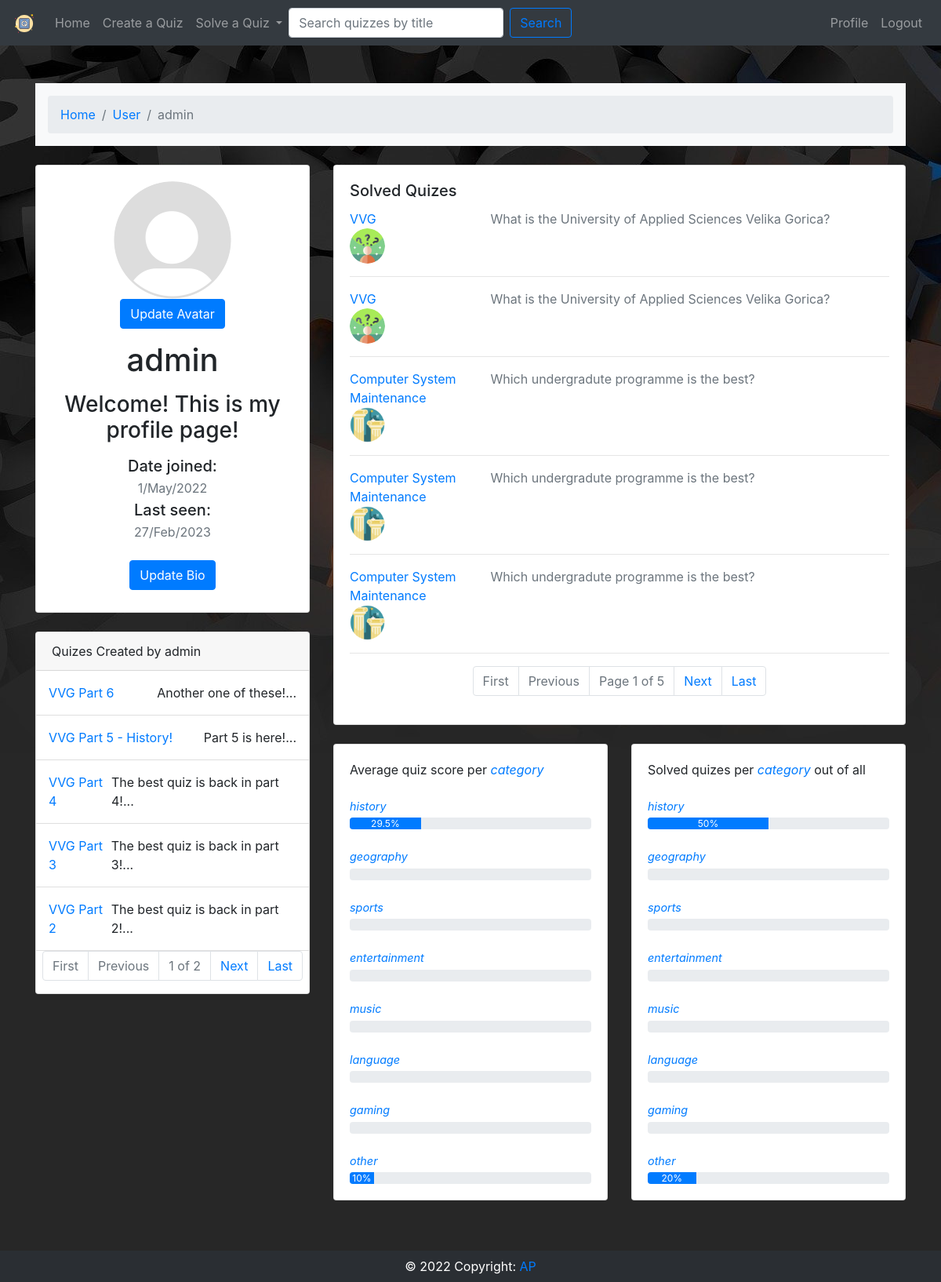
Screenshot of /profile/admin/ (signed in) with the database file from the repository.
### quiz/models.py (models this page shows, shortened)
class Profile(models.Model):
    user = models.OneToOneField(User, on_delete=models.CASCADE)
    avatar = models.ImageField(upload_to='users', default='default.png')
    bio = models.TextField(default='Hi there! I like to quiz it up!')

class Quiz(models.Model):
    choices = (
        ('history', "History"),
        ('geography', "Geography"),
        ('sports', "Sports"),
        ('entertainment', "Entertainment"),
        ('music', "Music"),
        ('language', "Language"),
        ('gaming', "Gaming"),
        ('other', "Other"),
    )
    title = models.CharField(max_length=40, unique=True, blank=False)
    description = models.CharField(max_length=100, blank=False)
    category = models.CharField(max_length=20, choices = choices)
    created = models.DateTimeField(auto_now_add=True)
    created_by = models.ForeignKey(settings.AUTH_USER_MODEL, null=True, on_delete=models.SET_NULL)
    rating = models.IntegerField(default=0)
    def __str__(self):
        return self.title
    class Meta:
        verbose_name_plural = "Quizes"

class User_quiz_points(models.Model):
    user = models.ForeignKey(settings.AUTH_USER_MODEL, on_delete=models.CASCADE)
    quiz = models.ForeignKey(Quiz, on_delete=models.CASCADE)
    points = models.IntegerField()
    date = models.DateTimeField(auto_now_add=True)
    class Meta:
        verbose_name_plural = "User quiz points"

### quiz/views.py (the view, shortened to what this page needs)
# urls.py: path('profile/<str:username>/', views.userProfile, name='profile'),
@login_required
def userProfile(request, username):
	user_id = User.objects.get(username = username)
	profile = Profile.objects.get(user=user_id)
	scores = User_quiz_points.objects.filter(user=user_id).order_by('-date')
	created_quizes = Quiz.objects.filter(created_by=user_id).order_by('-created')
	paginator = Paginator(scores, 5)
	page_number = request.GET.get('page1')
	page_obj1 = paginator.get_page(page_number)
	paginator = Paginator(created_quizes, 5)
	page_number = request.GET.get('page2')
	page_obj2 = paginator.get_page(page_number)
	categories = {
		'history': 0,
		'geography':0,
		'sports':0,
		'entertainment':0,
		'music':0,
		'language':0,
		'gaming':0,
		'other':0,
	}
	amount_solved = {}
	for cat in categories:
		categories[cat] = get_average(cat, scores, Question)
		amount_solved[cat] = get_amount_of_solved(cat, scores, Quiz)
	if request.user.username == username:
		image_form = ProfileAvatarForm()
		form = ProfileForm(instance=request.user.profile)
		context = {'scores':scores, 'form_update':form, 'avatar_form':image_form, 'stats':profile, 'searchdata':page_obj1, 'createdquizes':page_obj2, 'cat_scores':categories, 'amount_solved':amount_solved}
		return render(request, 'quiz/profile.html', context)
	context = {'scores':scores, 'stats':profile, 'form':form, 'searchdata':page_obj1, 'createdquizes':page_obj2, 'cat_scores':categories, 'amount_solved':amount_solved}
	return render(request, 'quiz/profile.html', context)

### quiz/forms.py
class ProfileForm(ModelForm):
    class Meta:
        model = Profile
        fields = ['bio']
    def __init__(self, *args, **kwargs):
        super().__init__(*args, **kwargs)
        self.fields['bio'].widget.attrs.update({'class': 'form-control'})

class ProfileAvatarForm(ModelForm):
    class Meta:
        model = Profile
        fields = ['avatar']
    def __init__(self, *args, **kwargs):
        super().__init__(*args, **kwargs)
        self.fields['avatar'].widget.attrs.update({'class': 'form-control'})

### quiz/functions.py (called while the page is built)
def get_average(category, scores, model):
    cat = scores.filter(quiz__category=str(category))
    score_list = []
    for quiz in cat:
        num_of_questions = model.objects.filter(quiz=quiz.quiz).count()
        user_score = quiz.points
        avg_score = user_score / num_of_questions
        score_list.append(avg_score)
    if not score_list:
        return 0
    else:
        scores_avg = round(sum(score_list) / len(score_list) * 100, 1)
        if scores_avg.is_integer():
            return int(scores_avg)
        return scores_avg

def get_amount_of_solved(category, scores, model):
    quizes_solved = scores.filter(quiz__category=str(category)).values('quiz').distinct().count()
    num_of_quizes = model.objects.filter(category=str(category)).count()
    if num_of_quizes == 0:
        return 0
    solved = round ((quizes_solved / num_of_quizes) * 100, 1)
    if solved.is_integer():
        return int(solved)
    return solved

### quiz/templates/quiz/profile.html (shortened to what this page needs)
{%extends './basetemp.html' %}
{% block content %}
<section>
  <div class="container py-5">
    <div class="row">
      <div class="col">
        <nav aria-label="breadcrumb" class="bg-light rounded-3 p-3 mb-4">
          <ol class="breadcrumb mb-0">
            <li class="breadcrumb-item"><a href="{% url 'home' %}">Home</a></li>
            <li class="breadcrumb-item"><a href="{% url 'profile' user.username %}">User</a></li>
            <li class="breadcrumb-item active" aria-current="page">{{stats.user}}</li>
          </ol>
        </nav>
      </div>
    </div>
    <div class="row">
      <div class="col-lg-4">
        <div class="card mb-4">
          <div class="card-body text-center">
            {% if stats.avatar %}
              <img src="{{stats.avatar.url}}" alt="avatar"
              class="rounded-circle img-fluid" style="width: 150px;">
            {% else %}
              <img src="/static/quiz/default.png" alt="avatar"
              class="rounded-circle img-fluid" style="width: 150px;">
            {% endif %}
            {% if avatar_form %}
            <div><button type="button" class="btn btn-primary"  data-toggle="modal" data-target="#UpdateAvatarModal">Update Avatar</button></div>
            {% endif %}
            <h1 class="my-3">{{stats.user}}</h1>
            <h3 class="my-3">{{stats.bio}}</h3>
            <h5 class="my-1">Date joined:</h5>
            <p class="text-muted mb-1">{{stats.user.date_joined|date:'j/M/Y'}}</p>
            <h5 class="my-1">Last seen:</h5>
            <p class="text-muted mb-4">{{stats.user.last_login|date:'j/M/Y'}}</p>
            <div class="d-flex justify-content-center mb-2">
              {% if form_update %}
                <button type="button" class="btn btn-primary"  data-toggle="modal" data-target="#UpdateBioModal">Update Bio</button>
              {% else %}
                <button type="button" class="btn btn-outline-primary ms-1" data-toggle="modal" data-target="#ReportProfileModal">Report</button>
              {% endif %}
            </div>
          </div>
        </div>
        <div class="card mb-4 mb-lg-0">
          <div class="card-header">
           Quizes Created by {{stats.user}}
          </div>
          <div class="card-body p-0">
            <ul class="list-group list-group-flush rounded-3">
              {% for quiz in createdquizes %}
              <li class="list-group-item d-flex justify-content-between align-items-center p-3">
                <a href="{% url 'quiz' quiz.id %}"><p class="mb-0">{{quiz.title}}</p></a>
                <p class="mb-0">{{quiz.description|truncatechars:40}}...</p>
              </li>
              {% endfor %}
            </ul>
            <nav aria-label="Page navigation example">
                    <ul class="pagination justify-content-center">
                        <li class="page-item {% if not createdquizes.has_previous %} disabled {% endif %}">
                            <a class="page-link" href="?page2=1&page1={{request.GET.page1}}" tabindex="-1">First</a>
                        </li>
                        <li class="page-item {% if not createdquizes.has_previous %} disabled {% endif %}">
                            <a class="page-link" href="{% if createdquizes.has_previous %}?page2={{ createdquizes.previous_page_number }}&page1={{request.GET.page1}}{% else %} # {% endif %}" tabindex="-1">Previous</a>
                        </li>
                        <li class="page-item disabled">
                            <a class="page-link" href="#">{{ createdquizes.number }} of {{ createdquizes.paginator.num_pages }}</a></li>
                        <li class="page-item {% if not createdquizes.has_next %} disabled {% endif %}">
                            <a class="page-link" href="{% if createdquizes.has_next %}?page2={{ createdquizes.next_page_number }}&page1={{request.GET.page1}}{% else %} # {% endif %}">Next</a>
                        </li>
                        <li class="page-item {% if not createdquizes.has_next %} disabled {% endif %}">
                            <a class="page-link" href="?page2={{ createdquizes.paginator.num_pages }}&page1={{request.GET.page1}}" tabindex="-1">Last</a>
                        </li>
                    </ul>
                </nav>
          </div>
        </div>
      </div>
      <div class="col-lg-8">
        <div class="card mb-4">
          <div class="card-body">
            <h5 class="card-title">Solved Quizes</h5>
            {% for quiz in searchdata %}
            <div class="row">
              <div class="col-sm-3">
                <a href="{% url 'quiz' quiz.quiz.id %}"><p class="mb-0">{{quiz.quiz}}</p></a>
                <img
                    src="/static/quiz/images/{{quiz.quiz.category}}.png"
                    alt=""
                    style="width: 45px; height: 45px"
                    class="rounded-circle"
                    />
              </div>
              <div class="col-sm-9">
                <p class="text-muted mb-0">{{quiz.quiz.description}}</p>
              </div>
            </div>
            <hr>
            {% endfor %}
            <nav aria-label="Page navigation example">
                    <ul class="pagination justify-content-center">
                        <li class="page-item {% if not searchdata.has_previous %} disabled {% endif %}">
                            <a class="page-link" href="?page1=1&page2={{request.GET.page2}}" tabindex="-1">First</a>
                        </li>
                        <li class="page-item {% if not searchdata.has_previous %} disabled {% endif %}">
                            <a class="page-link" href="{% if searchdata.has_previous %}?page1={{ searchdata.previous_page_number }}&page2={{request.GET.page2}}{% else %} # {% endif %}" tabindex="-1">Previous</a>
                        </li>
                        <li class="page-item disabled">
                            <a class="page-link" href="#">Page {{ searchdata.number }} of {{ searchdata.paginator.num_pages }}</a></li>
                        <li class="page-item {% if not searchdata.has_next %} disabled {% endif %}">
                            <a class="page-link" href="{% if searchdata.has_next %}?page1={{ searchdata.next_page_number }}&page2={{request.GET.page2}}{% else %} # {% endif %}">Next</a>
                        </li>
                        <li class="page-item {% if not searchdata.has_next %} disabled {% endif %}">
                            <a class="page-link" href="?page1={{ searchdata.paginator.num_pages }}&page2={{request.GET.page2}}" tabindex="-1">Last</a>
                        </li>
                    </ul>
                </nav>
          </div>
        </div>
        <div class="row">
          <div class="col-md-6">
            <div class="card mb-4 mb-md-0">
              <div class="card-body">
                <p class="mb-4">Average quiz score per <span class="text-primary font-italic me-1">category</span>
                </p>
                {% for category, score in cat_scores.items %}
                  <p class="mt-4 mb-1 text-primary font-italic me-1" style="font-size: .9rem;">{{category}}</p>
                  <div class="progress rounded" style="height: 15px;">
                    <div class="progress-bar" role="progressbar"  style="width: {{score}}%" aria-valuenow="{{score}}"
                      aria-valuemin="0" aria-valuemax="100">{% if score == 0 %}{% else %}{{score}}%{% endif %}</div>
                  </div>
                {% endfor %}
              </div>
            </div>
          </div>
          <div class="col-md-6">
            <div class="card mb-4 mb-md-0">
              <div class="card-body">
                <p class="mb-4">Solved quizes per <span class="text-primary font-italic me-1">category</span> out of all
                </p>
                {% for category, solved in amount_solved.items %}
                  <p class="mt-4 mb-1 text-primary font-italic me-1" style="font-size: .9rem;">{{category}}</p>
                  <div class="progress rounded" style="height: 15px;">
                    <div class="progress-bar" role="progressbar"  style="width: {{solved}}%" aria-valuenow="{{solved}}"
                      aria-valuemin="0" aria-valuemax="100">{% if solved == 0 %}{% else %}{{solved}}%{% endif %}</div>
                  </div>
                {% endfor %}
              </div>
            </div>
          </div>
        </div>
      </div>
    </div>
  </div>
</section>
{% endblock %}

### quiz/static/quiz/style.css (style rules this page uses)
body { background-image: url("images/question.jpg"); background-color: rgb(39, 39, 39); background-repeat: no-repeat; }
body { display: flex; flex-direction: column; min-height: 100vh; }

### rows the page displays
Profile: user "admin", avatar (placeholder picture), bio "Welcome! This is my profile page!", user.date_joined "1/May/2022", user.last_login "27/Feb/2023"
Quiz: title "VVG Part 6", description "Another one of these!"
Quiz: title "VVG Part 5 - History!", description "Part 5 is here!"
Quiz: title "VVG Part 4", description "The best quiz is back in part 4!"
Quiz: title "VVG Part 3", description "The best quiz is back in part 3!"
Quiz: title "VVG Part 2", description "The best quiz is back in part 2!"
User_quiz_points: quiz "VVG", quiz.category (picture), quiz.description "What is the University of Applied Sciences Velika Gorica?"
User_quiz_points: quiz "VVG", quiz.category (picture), quiz.description "What is the University of Applied Sciences Velika Gorica?"
User_quiz_points: quiz "Computer System Maintenance", quiz.category (picture), quiz.description "Which undergradute programme is the best?"
User_quiz_points: quiz "Computer System Maintenance", quiz.category (picture), quiz.description "Which undergradute programme is the best?"
User_quiz_points: quiz "Computer System Maintenance", quiz.category (picture), quiz.description "Which undergradute programme is the best?"

### other values shown
{{ createdquizes.number }} "1"
{{ createdquizes.paginator.num_pages }} "2"
{{ searchdata.number }} "1"
{{ searchdata.paginator.num_pages }} "5"
{{ category }} "history" "geography" "sports" "entertainment" "music" "language" "gaming" "other"
{{ score }} "29.5" "10"
{{ solved }} "50" "20"
